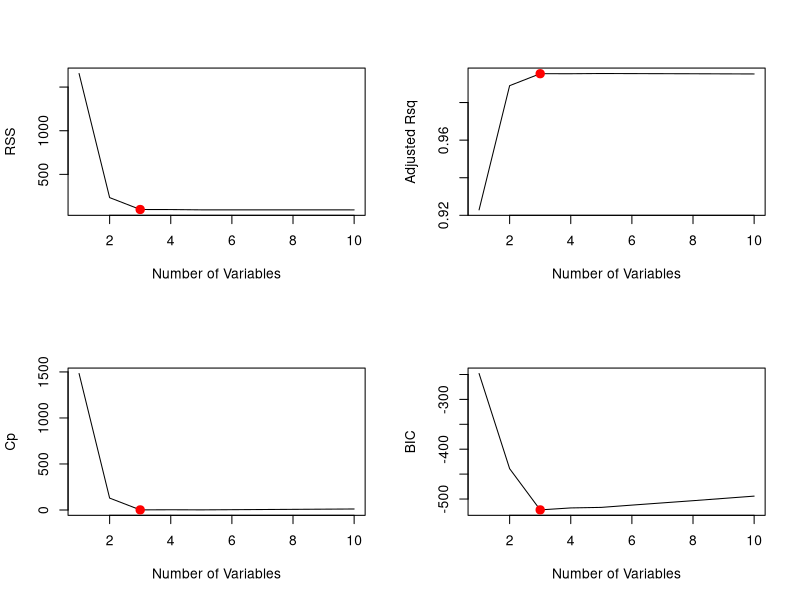
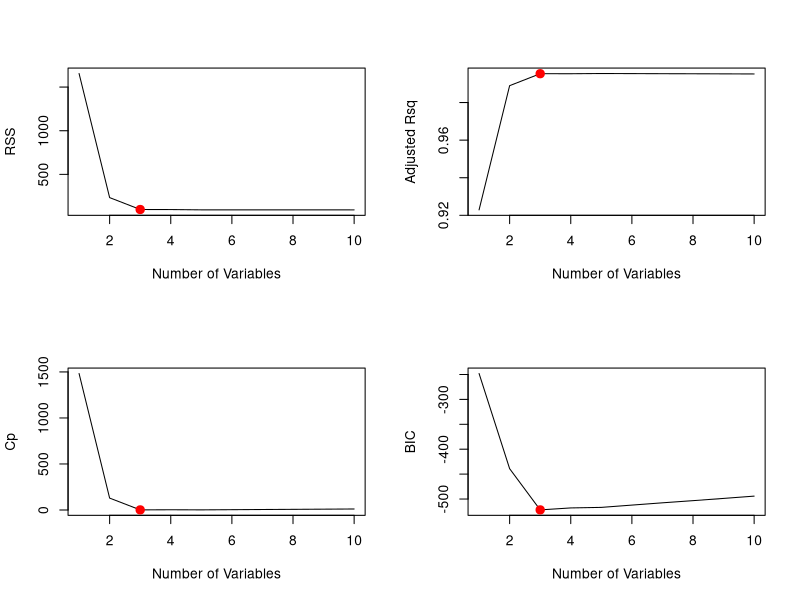
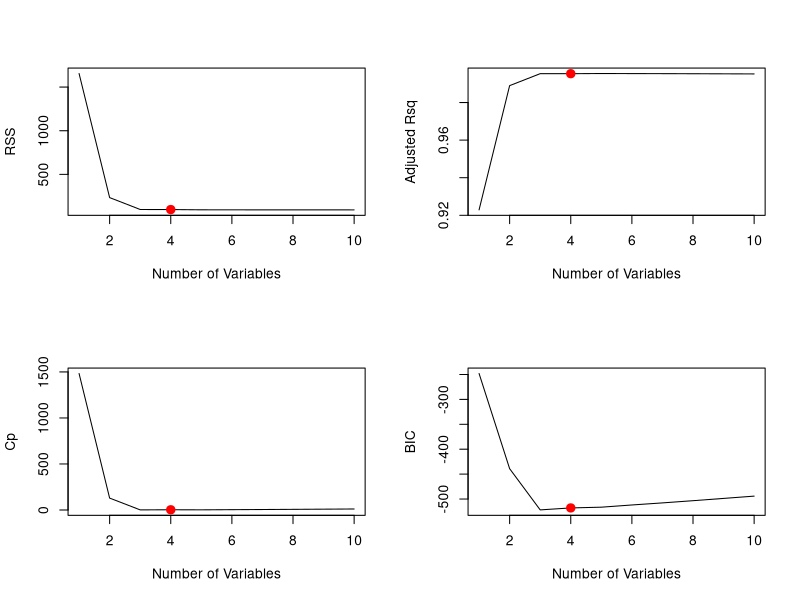

Write the R code that produced these figures, in order.
# Week 6
# Exercise 8 ((a)-(d))

#(a)
x <- rnorm(100)
epsilon <- rnorm(100)

#(b)
beta0 <- 1
beta1 <- 2
beta2 <- 3
beta3 <- 4

y <- beta0 + beta1*x + beta2*x^2 + beta3*x^3 + epsilon
y

# (c)
xy <- data.frame(x, y)
xy
dim(xy)
library(leaps)
regfit.full <- regsubsets(y ~ poly(x, 10, raw = T), data = xy, nvmax = 10)
reg.summary <- summary(regfit.full)
names(reg.summary)
reg.summary$rsq
par(mfrow=c(2,2))
plot(reg.summary$rss, xlab="Number of Variables", ylab="RSS", type = "l")
which.min(reg.summary$rss)
points(3, reg.summary$rss[3], col="red", cex=2, pch=20)
plot(reg.summary$adjr2, xlab = "Number of Variables", ylab = "Adjusted Rsq", type="l")
which.max(reg.summary$adjr2)
# I will choose 3 as the number of variables, because the plots shows little 
# difference in the RSS and adjusted Rsqr after 3
points(3, reg.summary$adjr2[3], col="red", cex=2, pch=20)
plot(reg.summary$cp, xlab = "Number of Variables", ylab = "Cp", type = "l")
which.min(reg.summary$cp)
points(3, reg.summary$cp[3], col="red", cex=2, pch=20)
plot(reg.summary$bic, xlab = "Number of Variables", ylab = "BIC", type = "l")
which.min(reg.summary$bic)
points(3, reg.summary$bic[3], col="red", cex=2, pch=20)

# (d)
# Forward stepwise selection
regfit.fwd <- regsubsets(y ~ poly(x, 10, raw = T), data = xy, 
                         nvmax = 10, method = "forward")
fwd.summary <- summary(regfit.fwd)
fwd.summary$rsq
par(mfrow=c(2,2))
plot(fwd.summary$rss, xlab = "Number of Variables", ylab = "RSS", type="l")
which.min(fwd.summary$rss)
points(3, fwd.summary$rss[3], col="red", cex=2, pch=20)
plot(fwd.summary$adjr2, xlab = "Number of Variables", ylab = "Adjusted Rsq", type="l")
which.max(fwd.summary$adjr2)
points(3, fwd.summary$adjr2[3], col="red", cex=2, pch=20)
plot(fwd.summary$cp, xlab = "Number of Variables", ylab = "Cp", type = "l")
which.min(fwd.summary$cp)
points(3, fwd.summary$cp[3], col="red", cex=2, pch=20)
plot(fwd.summary$bic, xlab = "Number of Variables", ylab = "BIC", type = "l")
which.min(fwd.summary$bic)
points(3, fwd.summary$bic[3], col="red", cex=2, pch=20)

# Backward stepwise selection
regfit.bwd <- regsubsets(y ~ poly(x, 10, raw=T), data = xy,
                         nvmax = 10, method = "backward")
bwd.summary <- summary(regfit.bwd)
bwd.summary$rsq
par(mfrow=c(2,2))
plot(bwd.summary$rss, xlab = "Number of Variables", ylab = "RSS", type="l")
which.min(bwd.summary$rss)
points(4, bwd.summary$rss[4], col="red", cex=2, pch=20)
plot(bwd.summary$adjr2, xlab = "Number of Variables", ylab = "Adjusted Rsq", type="l")
which.max(bwd.summary$adjr2)
points(4, bwd.summary$adjr2[4], col="red", cex=2, pch=20)
plot(bwd.summary$cp, xlab = "Number of Variables", ylab = "Cp", type = "l")
which.min(bwd.summary$cp)
points(4, bwd.summary$cp[4], col="red", cex=2, pch=20)
plot(bwd.summary$bic, xlab = "Number of Variables", ylab = "BIC", type = "l")
which.min(bwd.summary$bic)
points(4, bwd.summary$bic[4], col="red", cex=2, pch=20)

# for forward stepwise selection we would still choose p=3
# for backward stepwise selection we would choose p=4
# eventhough all the models sugest that we should choose a larger p,
# there is little evidence from the plots that there are much improvements
# in the models with a larger p than what we have chosen.
